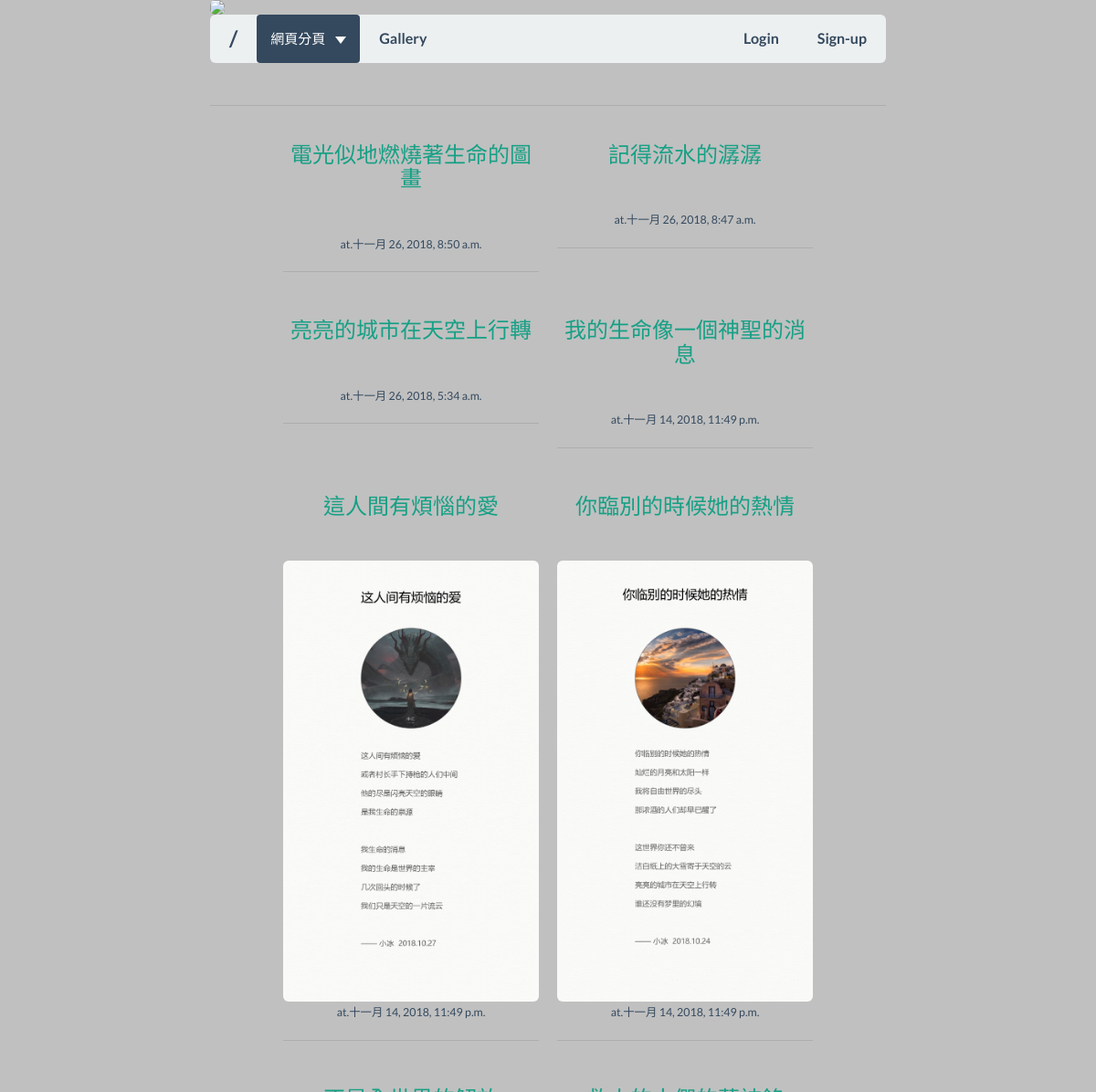
The app's page / (upper part), older data.
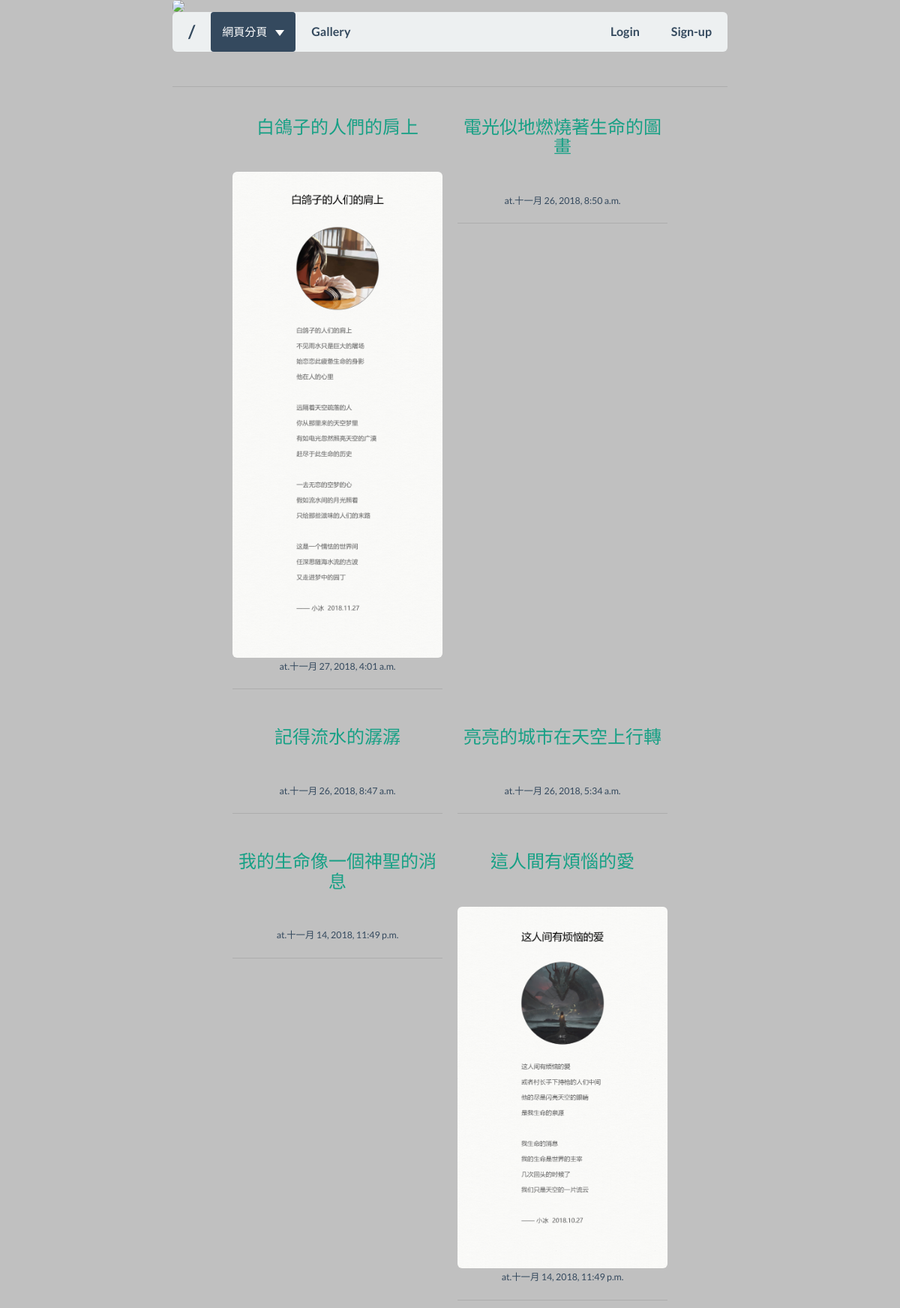
The same page, newer data.
### blog/models.py (models this page shows, shortened)
class Post(models.Model):
    author = models.CharField('作者',max_length = 200 ,editable = False )
    title = models.CharField('標題' ,max_length = 200 )
    slug = models.SlugField('網址' ,editable = False )
    context = models.TextField('文章內容' )
    publish_time = models.DateTimeField('發布時間' ,auto_now_add = True )
    edited_time = models.DateTimeField('修改時間' ,auto_now = True )
    history = HistoricalRecords()
    def rename(instance,filename):
        ext = filename.split('.')[-1]
        return '{0}/{1}.{2}'.format('post/side',instance.slug,ext)
    image = models.FileField('側邊圖片',upload_to=rename,blank=True )

### blog/views.py (the view)
# urls.py: path('', ShowIndex),
def ShowIndex(request):
    posts = Post.objects.all().order_by('-publish_time')
    return render(request,'Index.html',locals())

### templates/Index.html (shortened to what this page needs)
{% extends 'Base.html' %}
{% block index %}
    {% for post in posts %}
        <div class='fx_index'>
            <a href='/post/{{ post.slug }}'><h6>{{ post.title }}</h6><br>
            {% if post.image %}
                <img class='img-rounded' src="{{ post.image.url }}" ></a><br>
            {% else %}
                </a>
            {% endif %}
            <small><small>at.{{ post.publish_time }}</small></small>
            <hr>
        </div>
    {% endfor %}
{% endblock index %}

Row changes from the older to the newer data that the page shows:
no longer on this page (row unchanged): Post: title "你臨別的時候她的熱情", image (picture), publish_time "十一月 14, 2018, 11:49 p.m."
added Post: title "白鴿子的人們的肩上", image (picture), publish_time "十一月 27, 2018, 4:01 a.m."
